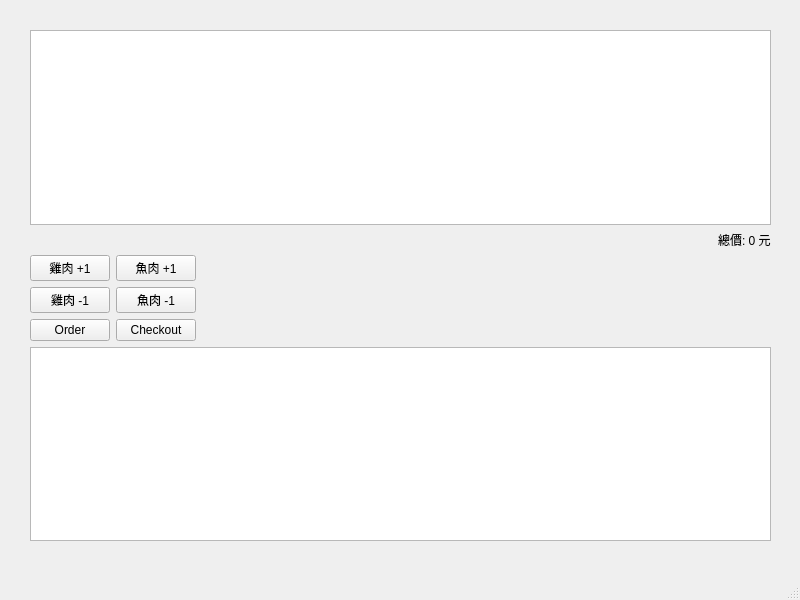
<?xml version="1.0" encoding="UTF-8"?>
<ui version="4.0">
 <class>coffeelion</class>
 <widget class="QMainWindow" name="coffeelion">
  <property name="geometry">
   <rect>
    <x>0</x>
    <y>0</y>
    <width>800</width>
    <height>600</height>
   </rect>
  </property>
  <property name="minimumSize">
   <size>
    <width>800</width>
    <height>600</height>
   </size>
  </property>
  <property name="maximumSize">
   <size>
    <width>800</width>
    <height>900</height>
   </size>
  </property>
  <property name="windowTitle">
   <string>MainWindow</string>
  </property>
  <widget class="QWidget" name="centralwidget">
   <property name="minimumSize">
    <size>
     <width>800</width>
     <height>600</height>
    </size>
   </property>
   <widget class="QWidget" name="">
    <property name="geometry">
     <rect>
      <x>30</x>
      <y>30</y>
      <width>741</width>
      <height>511</height>
     </rect>
    </property>
    <layout class="QVBoxLayout" name="verticalLayout">
     <item>
      <widget class="QTableWidget" name="order_table"/>
     </item>
     <item alignment="Qt::AlignRight">
      <widget class="QLabel" name="l1_totalprice">
       <property name="text">
        <string>總價: 0 元</string>
       </property>
      </widget>
     </item>
     <item>
      <layout class="QGridLayout" name="gridLayout">
       <item row="1" column="2">
        <widget class="QPushButton" name="i2_add_pushButton">
         <property name="text">
          <string>魚肉 +1</string>
         </property>
        </widget>
       </item>
       <item row="1" column="0">
        <widget class="QPushButton" name="i1_add_pushButton">
         <property name="text">
          <string>雞肉 +1</string>
         </property>
        </widget>
       </item>
       <item row="1" column="3">
        <spacer name="horizontalSpacer_2">
         <property name="orientation">
          <enum>Qt::Horizontal</enum>
         </property>
         <property name="sizeHint" stdset="0">
          <size>
           <width>40</width>
           <height>20</height>
          </size>
         </property>
        </spacer>
       </item>
       <item row="2" column="2">
        <widget class="QPushButton" name="i2_remove_pushButton">
         <property name="text">
          <string>魚肉 -1</string>
         </property>
        </widget>
       </item>
       <item row="2" column="0">
        <widget class="QPushButton" name="i1_remove_pushButton">
         <property name="text">
          <string>雞肉 -1</string>
         </property>
        </widget>
       </item>
      </layout>
     </item>
     <item>
      <layout class="QHBoxLayout" name="horizontalLayout">
       <item>
        <widget class="QPushButton" name="order_pushButton">
         <property name="text">
          <string>Order</string>
         </property>
        </widget>
       </item>
       <item>
        <widget class="QPushButton" name="checkout_pushButton">
         <property name="text">
          <string>Checkout</string>
         </property>
        </widget>
       </item>
       <item>
        <spacer name="horizontalSpacer">
         <property name="orientation">
          <enum>Qt::Horizontal</enum>
         </property>
         <property name="sizeHint" stdset="0">
          <size>
           <width>40</width>
           <height>20</height>
          </size>
         </property>
        </spacer>
       </item>
      </layout>
     </item>
     <item>
      <widget class="QTextBrowser" name="log_textBrowser"/>
     </item>
    </layout>
   </widget>
   <zorder>order_table</zorder>
   <zorder>checkout_pushButton</zorder>
   <zorder>log_textBrowser</zorder>
   <zorder>log_textBrowser</zorder>
   <zorder>order_pushButton</zorder>
  </widget>
  <widget class="QMenuBar" name="menubar">
   <property name="geometry">
    <rect>
     <x>0</x>
     <y>0</y>
     <width>800</width>
     <height>21</height>
    </rect>
   </property>
  </widget>
  <widget class="QStatusBar" name="statusbar"/>
 </widget>
 <resources/>
 <connections/>
</ui>
